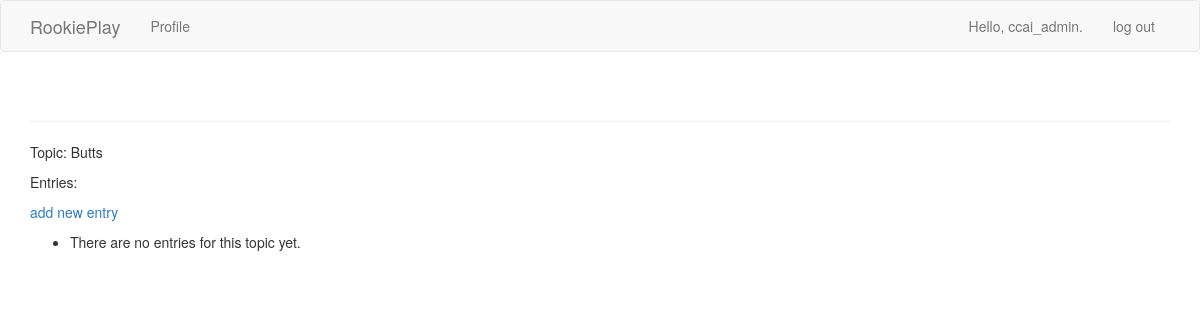
The app's page /topics/4/ (signed in), older data.
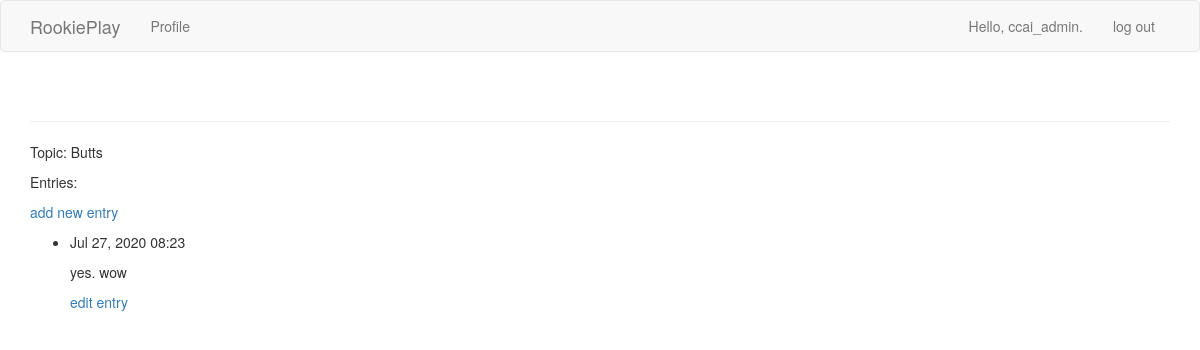
The same page, newer data.
### rookieplays/models.py (models this page shows, shortened)
class Topic(models.Model):
    text = models.CharField(max_length = 200)
    date_added = models.DateTimeField(auto_now_add=True)
    owner = models.ForeignKey(User, on_delete=models.CASCADE)
    def __str__(self):
        return self.text

class Entry(models.Model):
    topic = models.ForeignKey(Topic, on_delete=models.CASCADE)
    text = models.TextField()
    date_added = models.DateTimeField(auto_now_add=True)
    owner = models.ForeignKey(User, on_delete=models.CASCADE)
    class Meta:
        verbose_name_plural = 'entries'

### rookieplays/views.py (the view)
# urls.py: url(r'^topics/(?P<topic_id>\d+)/$', views.topic, name='topic'),
@login_required
def topic(request, topic_id):
    topic = Topic.objects.get(id=topic_id)
    if topic.owner != request.user:
        raise Http404
    entries = topic.entry_set.order_by('-date_added')
    context = {'topic': topic, 'entries': entries}
    return render(request, 'rookieplays/topic.html', context)

### rookieplays/templates/rookieplays/topic.html
{% extends "rookieplays/base.html" %}
{% block content %}
  <p>Topic: {{ topic }}</p>
  <p>Entries:</p>
  <p>
    <a href="{% url "rookieplays:new_entry" topic.id %}">add new entry</a
  </p>
  <ul>
  {% for entry in entries %}
    <li>
      <p>{{ entry.date_added|date:'M d, Y H:i' }}</p>
      <p>{{ entry.text|linebreaks }}</p>
      <p>
        <a href="{% url 'rookieplays:edit_entry' entry.id %}">edit entry</a>
      </p>
    </li>
  {% empty %}
    <li>
      There are no entries for this topic yet.
    </li>
  {% endfor %}
  </ul>
{% endblock content %}

### rookieplays/templates/rookieplays/base.html (shortened to what this page needs)
{% load bootstrap3 %}
<!DOCTYPE html>
<html lang="en"
<head>
  {% bootstrap_css %}
</head>
<body>
  <nav class="navbar navbar-default navbar-static_top">
    <div class="container">
      <div class="navbar-header">
        <a class="navbar-brand" href="{% url 'rookieplays:index' %}">
              RookiePlay</a>
        </div>
        <div id="navbar" class="navbar-collapse collapse">
          <ul class="nav navbar-nav">
            <li><a href="{% url 'rookieplays:topics' %}">Profile</a></li>
          </ul>
          <ul class="nav navbar-nav navbar-right">
            {% if user.is_authenticated %}
              <li><a>Hello, {{ user.username }}.</a></li>
              <li><a href="{% url 'users:logout' %}">log out</a></li>
            {% else %}
              <li><a href="{% url 'users:register' %}">register</a></li>
              <li><a href="{% url 'users:login' %}">log in</a></li>
            {% endif %}
          </ul>
        </div>
      </div>
    </nav>
    <div class="container">
      <div class="page-header">
      </div>
      <div>
        {% block content %}{% endblock %}
      </div>
    </div>
  </body>
</html>

Row changes from the older to the newer data that the page shows:
added Entry: date_added "Jul 27, 2020 08:23", text "yes. wow"
Text that changed along with them:
text no longer shown: "There are no entries for this topic yet."
